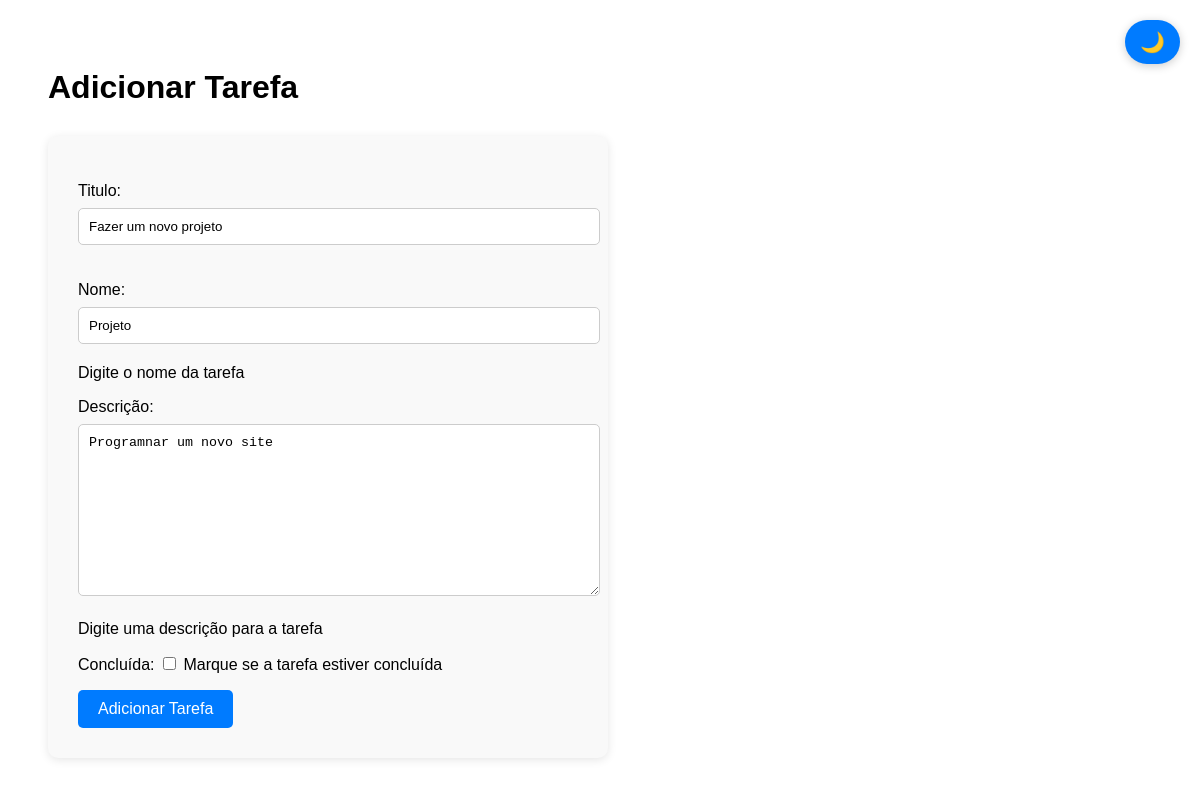
The app's page /tarefas/editar/3/ with its own data.
### tarefas/models.py (models this page shows, shortened)
class TarefaModel(models.Model):
    titulo = models.CharField(max_length=100)
    nome = models.CharField(max_length=100)
    descricao = models.TextField(null=True, blank=True)
    concluida = models.BooleanField(default=False)
    data_criacao = models.DateTimeField(auto_now_add=True)

### tarefas/views.py (the view)
# urls.py: path('editar/<int:id>/', views.tarefas_editar, name='editar'),
def tarefas_editar(request:HttpRequest, id):
    tarefa = get_object_or_404(TarefaModel, id=id)
    if request.method == 'POST':
        formulario = TarefaForm(request.POST, instance=tarefa)
        if formulario.is_valid():
            formulario.save()
            return redirect('tarefas:home')
    else:
        formulario = TarefaForm(instance=tarefa)
    contexto = {
        "form": formulario
    }
    return render(request, 'tarefas/adicionar.html', contexto)

### tarefas/templates/tarefas/adicionar.html (shortened to what this page needs)
<!DOCTYPE html>
<html lang="pt-br">
<head>
</head>
<body>
  <button onclick="toggleTheme()" id="theme-toggle">🌙</button>
  <h1>Adicionar Tarefa</h1>
  <form action="" method="post">
    {{ form.as_p }}
    <input type="submit" value="Adicionar Tarefa">
  </form>
</body>
</html>

### tarefas/templates/tarefas/adicionar.html (style rules this page uses)
:root { --bg-color: #ffffff; --text-color: #000000; --form-bg: #f9f9f9; --input-bg: #ffffff; --input-border: #ccc; }
body { background-color: var(--bg-color); color: var(--text-color); font-family: Arial, sans-serif; padding: 40px; }
h1 { margin-bottom: 30px; }
form { max-width: 500px; background-color: var(--form-bg); padding: 30px; border-radius: 10px; box-shadow: 0 2px 10px rgba(0,0,0,0.1); }
input[type="text"], input[type="date"], textarea, select { width: 100%; padding: 10px; margin-top: 8px; margin-bottom: 20px; border: 1px solid var(--input-border); border-radius: 5px; background-color: var(--input-bg); color: var(--text-color); }
input[type="submit"] { background-color: #007bff; color: white; border: none; padding: 10px 20px; border-radius: 5px; cursor: pointer; font-size: 16px; }
#theme-toggle { position: fixed; top: 20px; right: 20px; padding: 10px 15px; font-size: 20px; background-color: #007bff; color: white; border: none; border-radius: 30px; cursor: pointer; box-shadow: 0 2px 10px rgba(0,0,0,0.2); transition: background-color 0.3s ease; z-index: 999; }

### records on screen
TarefaModel: titulo "Fazer um novo projeto", nome "Projeto", descricao "Programnar um novo site"
